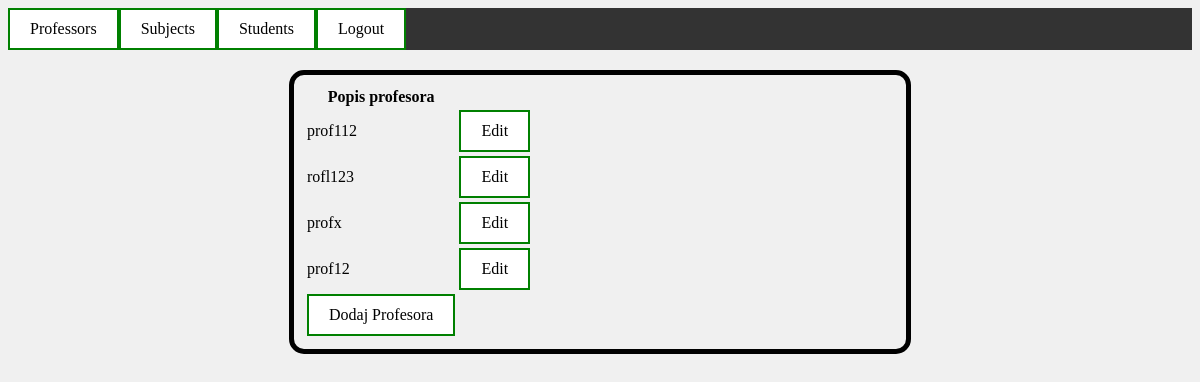
Screenshot of /professors/ (signed in) with the database file from the repository.
### project/models.py (models this page shows)
class Korisnik(AbstractUser):
    ROLES = (('admn','admin'),('prof', 'profesor'), ('stu', 'student'))
    STATUS = (('none', 'None'), ('izv', 'izvanredni student'), ('red', 'redovni student'))
    role = models.CharField(max_length=50, choices=ROLES)
    status = models.CharField(max_length=50, choices=STATUS)

### project/views.py (the view)
# urls.py: path('professors/', views.professors, name='professors'),
def professors(request):
    profesori = Korisnik.objects.all().filter(role='prof')
    return render(request, 'professors.html', {'profesori': profesori})

### project/templates/professors.html (shortened to what this page needs)
{% extends 'baseadminpage.html' %}
{% block content %}
{%if user.is_authenticated and user.role == "admn"%}
<div class="center">
    <form method="post">
        <table >
            <tr>
            <th>Popis profesora</th>
            <td></td>
            </tr>
            {% for profesor in profesori %}
            <tr>
            <td>{{ profesor.username }}</td>
            <td><a href="{% url 'edit_profesor' profesor.pk %}"> Edit </a> </td>
            </tr>
            {% endfor %}
            <td ><a href="{% url 'add_professor'%}">Dodaj Profesora</a></td>
        </table>
    </form>
</div>
{%else%}
<p>Premission Denied. Click <a href="{%url "home"%}">here</a> to go back</p>
{%endif%}
{% endblock %}

### project/templates/baseadminpage.html (style rules this page uses)
a:link, a:visited { background-color: white; color: black; border: 2px solid green; padding: 10px 20px; text-align: center; text-decoration: none; display: inline-block; }
body { background-color: rgb(240, 240, 240) }
.center { border: 5px solid; border-radius: 15px; margin: auto; width: 50%; padding: 10px; margin-top: 20px; }

### rows the page displays
Korisnik: username "prof112"
Korisnik: username "rofl123"
Korisnik: username "profx"
Korisnik: username "prof12"
